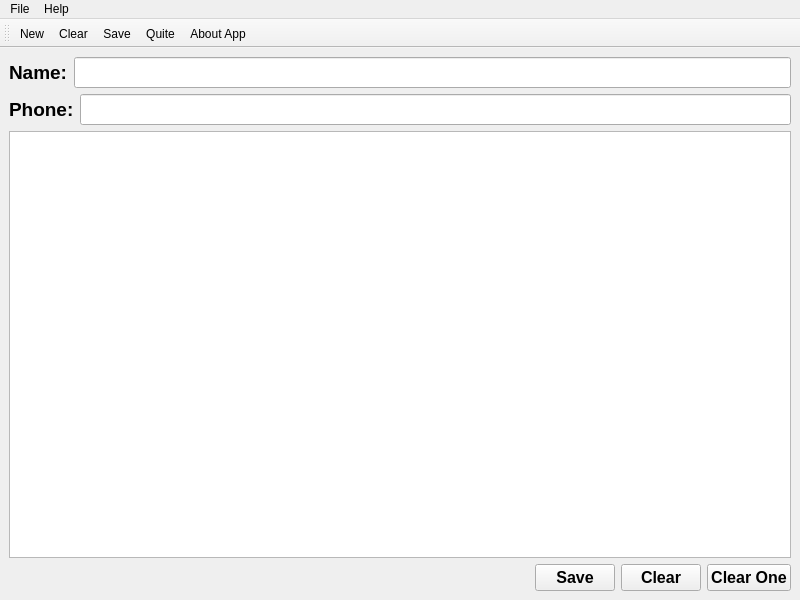
<?xml version="1.0" encoding="UTF-8"?>
<ui version="4.0">
 <class>MainWindow</class>
 <widget class="QMainWindow" name="MainWindow">
  <property name="geometry">
   <rect>
    <x>0</x>
    <y>0</y>
    <width>800</width>
    <height>600</height>
   </rect>
  </property>
  <property name="windowTitle">
   <string>Simple App</string>
  </property>
  <widget class="QWidget" name="centralwidget">
   <layout class="QVBoxLayout" name="verticalLayout_2">
    <item>
     <layout class="QVBoxLayout" name="verticalLayout">
      <item>
       <layout class="QHBoxLayout" name="horizontalLayout">
        <item>
         <widget class="QLabel" name="label">
          <property name="font">
           <font>
            <pointsize>14</pointsize>
            <bold>true</bold>
           </font>
          </property>
          <property name="text">
           <string>Name:</string>
          </property>
         </widget>
        </item>
        <item>
         <widget class="QLineEdit" name="lineEditName">
          <property name="font">
           <font>
            <pointsize>14</pointsize>
           </font>
          </property>
         </widget>
        </item>
       </layout>
      </item>
      <item>
       <layout class="QHBoxLayout" name="horizontalLayout_2">
        <item>
         <widget class="QLabel" name="label_2">
          <property name="font">
           <font>
            <pointsize>14</pointsize>
            <bold>true</bold>
           </font>
          </property>
          <property name="text">
           <string>Phone:</string>
          </property>
         </widget>
        </item>
        <item>
         <widget class="QLineEdit" name="lineEditPhone">
          <property name="font">
           <font>
            <pointsize>14</pointsize>
           </font>
          </property>
         </widget>
        </item>
       </layout>
      </item>
      <item>
       <widget class="QTableView" name="tableView">
        <property name="font">
         <font>
          <pointsize>14</pointsize>
         </font>
        </property>
       </widget>
      </item>
      <item>
       <layout class="QHBoxLayout" name="horizontalLayout_3">
        <item>
         <spacer name="horizontalSpacer">
          <property name="orientation">
           <enum>Qt::Horizontal</enum>
          </property>
          <property name="sizeHint" stdset="0">
           <size>
            <width>388</width>
            <height>20</height>
           </size>
          </property>
         </spacer>
        </item>
        <item>
         <widget class="QPushButton" name="pushButtonSave">
          <property name="font">
           <font>
            <pointsize>12</pointsize>
            <bold>true</bold>
           </font>
          </property>
          <property name="text">
           <string>Save</string>
          </property>
         </widget>
        </item>
        <item>
         <widget class="QPushButton" name="pushButtonClear">
          <property name="font">
           <font>
            <pointsize>12</pointsize>
            <bold>true</bold>
           </font>
          </property>
          <property name="text">
           <string>Clear</string>
          </property>
         </widget>
        </item>
        <item>
         <widget class="QPushButton" name="pushButtonClearOne">
          <property name="font">
           <font>
            <pointsize>12</pointsize>
            <bold>true</bold>
           </font>
          </property>
          <property name="text">
           <string>Clear One</string>
          </property>
         </widget>
        </item>
       </layout>
      </item>
     </layout>
    </item>
   </layout>
  </widget>
  <widget class="QMenuBar" name="menubar">
   <property name="geometry">
    <rect>
     <x>0</x>
     <y>0</y>
     <width>800</width>
     <height>26</height>
    </rect>
   </property>
   <widget class="QMenu" name="menuFile">
    <property name="title">
     <string>File</string>
    </property>
    <addaction name="actionNew"/>
    <addaction name="actionClear"/>
    <addaction name="actionSave"/>
    <addaction name="separator"/>
    <addaction name="actionQuite"/>
   </widget>
   <widget class="QMenu" name="menuHelp">
    <property name="title">
     <string>Help</string>
    </property>
    <addaction name="actionAbout_App"/>
   </widget>
   <addaction name="menuFile"/>
   <addaction name="menuHelp"/>
  </widget>
  <widget class="QToolBar" name="toolBar">
   <property name="windowTitle">
    <string>toolBar</string>
   </property>
   <attribute name="toolBarArea">
    <enum>TopToolBarArea</enum>
   </attribute>
   <attribute name="toolBarBreak">
    <bool>false</bool>
   </attribute>
   <addaction name="actionNew"/>
   <addaction name="actionClear"/>
   <addaction name="actionSave"/>
   <addaction name="actionQuite"/>
   <addaction name="actionAbout_App"/>
  </widget>
  <action name="actionNew">
   <property name="icon">
    <iconset resource="res.qrc">
     <normaloff>:/images/new.png</normaloff>:/images/new.png</iconset>
   </property>
   <property name="text">
    <string>New</string>
   </property>
   <property name="shortcut">
    <string>Ctrl+N</string>
   </property>
  </action>
  <action name="actionClear">
   <property name="icon">
    <iconset resource="res.qrc">
     <normaloff>:/images/clear.png</normaloff>:/images/clear.png</iconset>
   </property>
   <property name="text">
    <string>Clear</string>
   </property>
   <property name="shortcut">
    <string>Ctrl+C</string>
   </property>
  </action>
  <action name="actionSave">
   <property name="icon">
    <iconset resource="res.qrc">
     <normaloff>:/images/save.png</normaloff>:/images/save.png</iconset>
   </property>
   <property name="text">
    <string>Save</string>
   </property>
   <property name="shortcut">
    <string>Ctrl+S</string>
   </property>
  </action>
  <action name="actionQuite">
   <property name="icon">
    <iconset resource="res.qrc">
     <normaloff>:/images/exit.png</normaloff>:/images/exit.png</iconset>
   </property>
   <property name="text">
    <string>Quite</string>
   </property>
   <property name="shortcut">
    <string>Ctrl+Q</string>
   </property>
  </action>
  <action name="actionAbout_App">
   <property name="icon">
    <iconset resource="res.qrc">
     <normaloff>:/images/about.png</normaloff>:/images/about.png</iconset>
   </property>
   <property name="text">
    <string>About App</string>
   </property>
  </action>
 </widget>
 <resources>
  <include location="res.qrc"/>
 </resources>
 <connections/>
</ui>
